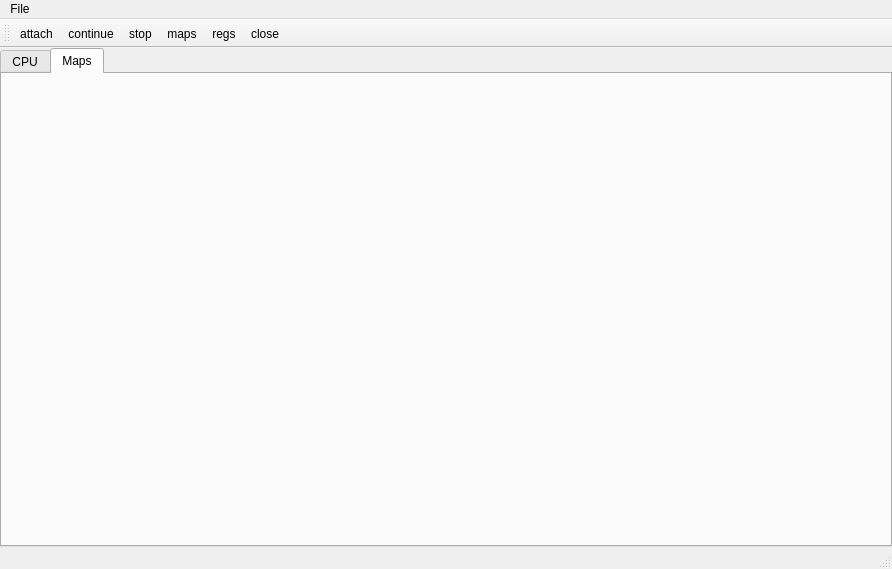
<?xml version="1.0" encoding="UTF-8"?>
<ui version="4.0">
 <class>MainWindow</class>
 <widget class="QMainWindow" name="MainWindow">
  <property name="geometry">
   <rect>
    <x>0</x>
    <y>0</y>
    <width>892</width>
    <height>569</height>
   </rect>
  </property>
  <property name="windowTitle">
   <string>MainWindow</string>
  </property>
  <property name="autoFillBackground">
   <bool>true</bool>
  </property>
  <widget class="QWidget" name="centralwidget">
   <layout class="QVBoxLayout" name="verticalLayout">
    <property name="spacing">
     <number>0</number>
    </property>
    <property name="leftMargin">
     <number>0</number>
    </property>
    <property name="topMargin">
     <number>0</number>
    </property>
    <property name="rightMargin">
     <number>0</number>
    </property>
    <property name="bottomMargin">
     <number>0</number>
    </property>
    <item>
     <widget class="QTabWidget" name="tabWidget">
      <property name="currentIndex">
       <number>1</number>
      </property>
      <property name="iconSize">
       <size>
        <width>16</width>
        <height>16</height>
       </size>
      </property>
      <property name="tabsClosable">
       <bool>false</bool>
      </property>
      <property name="movable">
       <bool>false</bool>
      </property>
      <property name="tabBarAutoHide">
       <bool>false</bool>
      </property>
      <widget class="QWidget" name="cpu_view">
       <attribute name="icon">
        <iconset resource="../resource.qrc">
         <normaloff>:/icons/images/processor-cpu.png</normaloff>:/icons/images/processor-cpu.png</iconset>
       </attribute>
       <attribute name="title">
        <string>CPU</string>
       </attribute>
       <layout class="QHBoxLayout" name="horizontalLayout">
        <property name="spacing">
         <number>0</number>
        </property>
        <property name="leftMargin">
         <number>0</number>
        </property>
        <property name="topMargin">
         <number>0</number>
        </property>
        <property name="rightMargin">
         <number>0</number>
        </property>
        <property name="bottomMargin">
         <number>0</number>
        </property>
        <item>
         <layout class="QVBoxLayout" name="cpu_layout">
          <property name="spacing">
           <number>0</number>
          </property>
          <property name="sizeConstraint">
           <enum>QLayout::SetNoConstraint</enum>
          </property>
         </layout>
        </item>
       </layout>
      </widget>
      <widget class="QWidget" name="maps_view">
       <attribute name="icon">
        <iconset resource="../resource.qrc">
         <normaloff>:/icons/images/memory-map.png</normaloff>:/icons/images/memory-map.png</iconset>
       </attribute>
       <attribute name="title">
        <string>Maps</string>
       </attribute>
       <layout class="QVBoxLayout" name="verticalLayout_2">
        <property name="spacing">
         <number>0</number>
        </property>
        <property name="leftMargin">
         <number>0</number>
        </property>
        <property name="topMargin">
         <number>0</number>
        </property>
        <property name="rightMargin">
         <number>0</number>
        </property>
        <property name="bottomMargin">
         <number>0</number>
        </property>
        <item>
         <layout class="QVBoxLayout" name="map_layout">
          <property name="spacing">
           <number>0</number>
          </property>
         </layout>
        </item>
       </layout>
      </widget>
     </widget>
    </item>
   </layout>
  </widget>
  <widget class="QMenuBar" name="menubar">
   <property name="geometry">
    <rect>
     <x>0</x>
     <y>0</y>
     <width>892</width>
     <height>21</height>
    </rect>
   </property>
   <widget class="QMenu" name="menuFile">
    <property name="title">
     <string>File</string>
    </property>
    <addaction name="actionopen"/>
    <addaction name="actioncontinue"/>
    <addaction name="actionstop"/>
    <addaction name="actionmaps"/>
    <addaction name="actionregs"/>
    <addaction name="actionclose"/>
   </widget>
   <addaction name="menuFile"/>
  </widget>
  <widget class="QStatusBar" name="statusbar"/>
  <widget class="QToolBar" name="toolBar">
   <property name="windowTitle">
    <string>toolBar</string>
   </property>
   <attribute name="toolBarArea">
    <enum>TopToolBarArea</enum>
   </attribute>
   <attribute name="toolBarBreak">
    <bool>false</bool>
   </attribute>
   <addaction name="actionopen"/>
   <addaction name="actioncontinue"/>
   <addaction name="actionstop"/>
   <addaction name="actionmaps"/>
   <addaction name="actionregs"/>
   <addaction name="actionclose"/>
  </widget>
  <action name="actionopen">
   <property name="icon">
    <iconset resource="../resource.qrc">
     <normaloff>:/icons/images/attach.png</normaloff>:/icons/images/attach.png</iconset>
   </property>
   <property name="text">
    <string>attach</string>
   </property>
  </action>
  <action name="actioncontinue">
   <property name="icon">
    <iconset resource="../resource.qrc">
     <normaloff>:/icons/images/arrow-run-cursor.png</normaloff>:/icons/images/arrow-run-cursor.png</iconset>
   </property>
   <property name="text">
    <string>continue</string>
   </property>
  </action>
  <action name="actionstop">
   <property name="icon">
    <iconset resource="../resource.qrc">
     <normaloff>:/icons/images/control-stop.png</normaloff>:/icons/images/control-stop.png</iconset>
   </property>
   <property name="text">
    <string>stop</string>
   </property>
  </action>
  <action name="actionmaps">
   <property name="icon">
    <iconset resource="../resource.qrc">
     <normaloff>:/icons/images/memory-map.png</normaloff>:/icons/images/memory-map.png</iconset>
   </property>
   <property name="text">
    <string>maps</string>
   </property>
  </action>
  <action name="actionregs">
   <property name="icon">
    <iconset resource="../resource.qrc">
     <normaloff>:/icons/images/processor-cpu.png</normaloff>:/icons/images/processor-cpu.png</iconset>
   </property>
   <property name="text">
    <string>regs</string>
   </property>
  </action>
  <action name="actionclose">
   <property name="icon">
    <iconset resource="../resource.qrc">
     <normaloff>:/icons/images/close-all-tabs.png</normaloff>:/icons/images/close-all-tabs.png</iconset>
   </property>
   <property name="text">
    <string>close</string>
   </property>
  </action>
 </widget>
 <resources>
  <include location="../resource.qrc"/>
 </resources>
 <connections/>
</ui>
